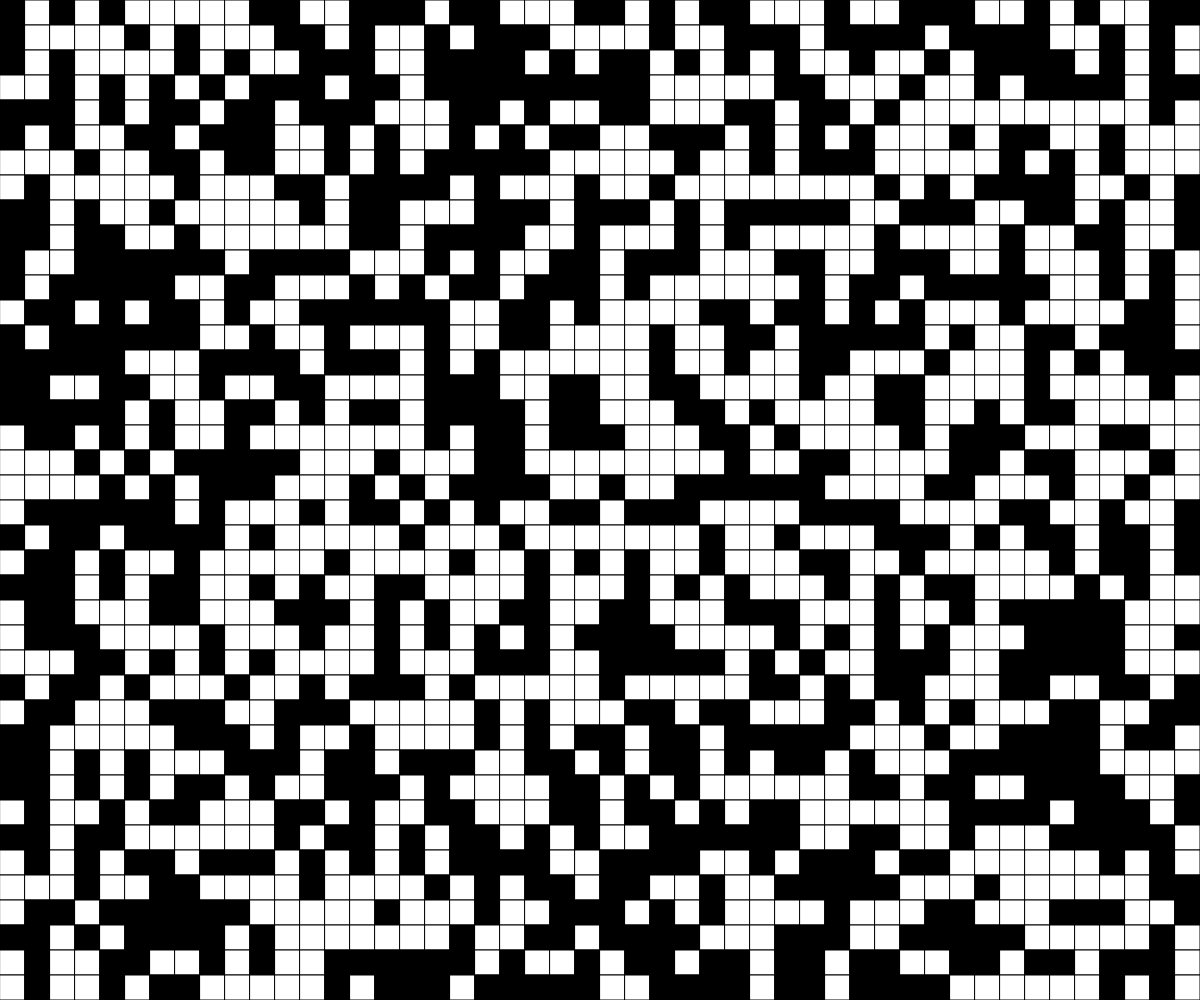
Frame 1 (no input)
Frame 60 (no input): identical to frame 1, image omitted
Frame 120 (the mouse pressed at the canvas centre since frame 60): identical to frame 1, image omitted

The p5.js sketch that drew this single still picture (run headless with seeded random() and noise() and a simulated clock; from frame 60 on, the mouse is pressed at the canvas centre):

// p5.js sketch
// ── sketch.js
//rectangle grid
//Avery Walker

const CELL_SIZE = 25;
let grid;
let rows;
let cols;


function setup() {
  createCanvas(windowWidth, windowHeight);
  cols = Math.floor(width/CELL_SIZE);
  rows = Math.floor(height/CELL_SIZE);

  grid =  generateRandomGrid(cols, rows);
}

function draw() {
  background(220);
  displayGrid();
}

function displayGrid() {
  for (let y = 0; y < rows; y++) {
    for (let x = 0; x < cols; x++) {
      if (grid[y][x] === 1) {
        fill(0);
      }
      else {
        fill(255);
      }
      square(x*CELL_SIZE, y*CELL_SIZE, CELL_SIZE);
      
    }
  }
}

function generateRandomGrid(cols, rows) {
  let newGrid = [];
  for (let y = 0; y < rows; y++) {
    newGrid.push([]);
    for (let x = 0; x < cols; x++) {

      if (random(100) < 50 ) {
        newGrid[y].push(0);
      }
      else {
        newGrid[y].push(1);
      }
    }
  }
  return newGrid;
}
